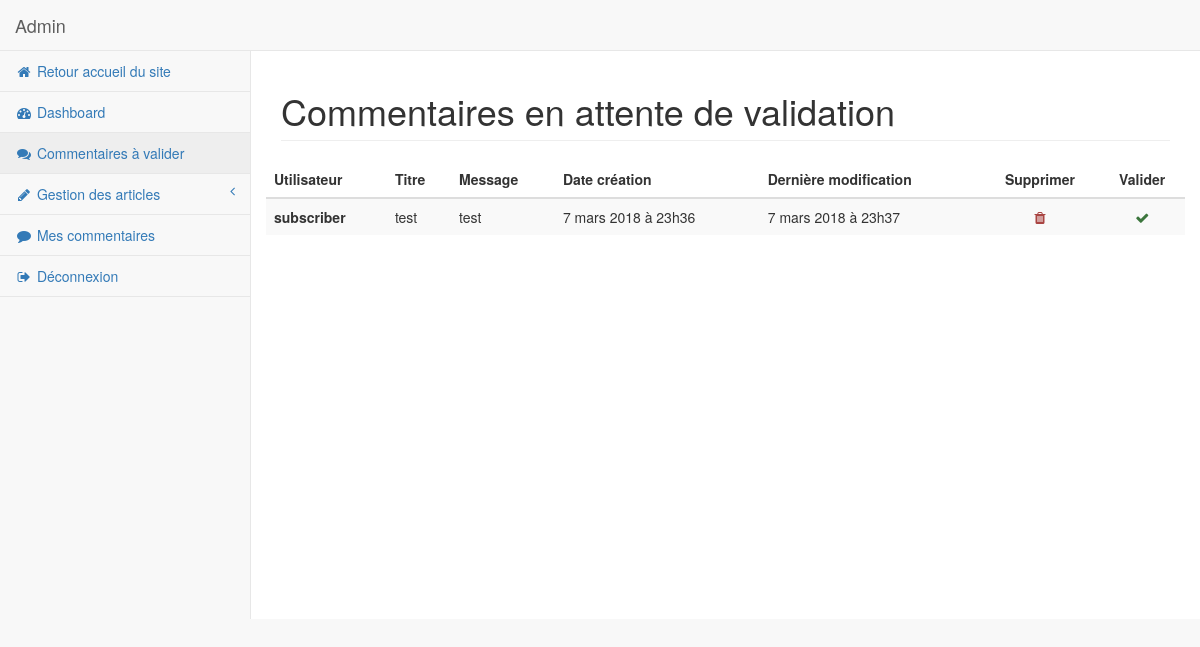
Screenshot of /index.php?action=admin&page=list_no_validated_comments (signed in) with the database file from the repository.
### tables this page shows
CREATE TABLE IF NOT EXISTS `comment` (
  `id` int(11) NOT NULL AUTO_INCREMENT,
  `title` varchar(255) NOT NULL,
  `content` text NOT NULL,
  `creation_date` datetime NOT NULL,
  `edit_date` datetime DEFAULT NULL,
  `id_article` int(11) NOT NULL,
  `id_user` int(11) NOT NULL,
  `status` tinyint(1) NOT NULL DEFAULT '0',
  PRIMARY KEY (`id`)
);

CREATE TABLE IF NOT EXISTS `user` (
  `id` int(11) NOT NULL AUTO_INCREMENT,
  `pseudo` varchar(255) NOT NULL,
  `email` varchar(255) NOT NULL,
  `password` varchar(255) NOT NULL,
  `id_role` tinyint(4) NOT NULL DEFAULT '0',
  PRIMARY KEY (`id`)
);

### Controller/Backend.php (called while the page is built, shortened)
<?php
class Backend
{
    public function listNoValidatedComment($action = null, $idComment = null)
    {
        $commentManager = new CommentManager();
        $comments = $commentManager->listCommentsNoValidated();
        require "View/backend/comments_no_validated.php";
    }
}

### index.php (called while the page is built, shortened)
<?php
try {
    $backend = new \Controller\Backend();
    $frontend = new \Controller\Frontend();
    if (isset($_GET['action'])) {
        if (isset($_SESSION['id'])) {
            if ($_GET['action'] == 'admin' && isset($_GET['page'])) {
                if ($_SESSION['role'] > 0) {
                    if ($_GET['page'] == 'list_no_validated_comments') {
                        if (isset($_GET['id']) && isset($_GET['do'])) {
                            $content = $backend->listNoValidatedComment($_GET['do'], $_GET['id']);
                        } else {
                            $content = $backend->listNoValidatedComment();
                        }
                    }
                }
            }
        }
    }
} catch (\Exception $e) {
    $errorMessage = $e->getMessage();
    $categories = $frontend::showCategories();
    require('View/frontend/error_messages.php');
}

### Model/Manager.php (called while the page is built, shortened)
<?php
class Manager
{
    protected $db;
    public function __construct()
    {
        $json = file_get_contents("config.json");
        $json = json_decode($json, true);
        $host = $json['db']['host'];
        $dbname = $json['db']['dbname'];
        $username = $json['db']['username'];
        $password = $json['db']['password'];
        $this->db = new \PDO("mysql:host=$host;dbname=$dbname", $username, $password);
        $this->db->setAttribute(\PDO::ATTR_ERRMODE, \PDO::ERRMODE_EXCEPTION);
        $this->db->exec("SET NAMES UTF8");
    }
    public function fetchAll($query, $data = array())
    {
        $query = $this->db->prepare($query);
        $query -> execute($data);
        $res   = $query->fetchAll(\PDO::FETCH_ASSOC);
        return $res;
    }
    public function fetch($query, $data = array())
    {
        $query = $this->db->prepare($query);
        $query -> execute($data);
        $res   = $query->fetch(\PDO::FETCH_ASSOC);
        return $res;
    }
}

### Model/CommentManager.php (called while the page is built, shortened)
<?php
class CommentManager extends Manager
{
    public function __construct()
    {
        $this->db = new Manager();
    }
    public function listCommentsNoValidated()
    {
        $datas = $this->db->fetchAll("SELECT * FROM comment WHERE status = 0 ORDER BY id ASC");
        $userManager = new UserManager();
        $comments=null;
        $i=0;
        foreach ($datas as $data) {
            $comments[$i]['comment'] = new Comment($data);
            $comments[$i]['user'] = $userManager->getUserById($comments[$i]['comment']->getIdUser());
            $i++;
        }
        return $comments;
    }
}

### Model/Comment.php (called while the page is built, shortened)
<?php
class Comment
{
    private $_id;
    private $_title;
    private $_content;
    private $_creationDate;
    private $_editDate;
    private $_idUser;
    public function hydrate($donnees)
    {
        foreach ($donnees as $attribut => $valeur) {
            $methode = 'set'.str_replace(' ', '', ucwords(str_replace('_', ' ', $attribut)));
        }
    }
    public function getId()
    {
        return $this->_id;
    }
    public function setId($id)
    {
        $this->_id = $id;
    }
    public function getTitle()
    {
        return htmlspecialchars($this->_title);
    }
    public function setTitle($title)
    {
        $this->_title = $title;
    }
    public function getContent()
    {
        return htmlspecialchars($this->_content);
    }
    public function setContent($content)
    {
        $this->_content = $content;
    }
    public function getCreationDate()
    {
        $helper = new Helper();
        return $helper->formatDate($this->_creationDate);
    }
    public function setCreationDate($creationDate)
    {
        $this->_creationDate = $creationDate;
    }
    public function getEditDate()
    {
        $helper = new Helper();
        return $helper->formatDate($this->_editDate);
    }
    public function setEditDate($editDate)
    {
        $this->_editDate = $editDate;
    }
    public function getIdUser()
    {
        return $this->_idUser;
    }
    public function setIdUser($idUser)
    {
        $this->_idUser = $idUser;
    }
}

### Model/UserManager.php (called while the page is built, shortened)
<?php
class UserManager extends Manager
{
    public function __construct()
    {
        $this->db = new Manager();
    }
    public function getUserById($id)
    {
        $data = $this->db->fetch("SELECT * FROM user WHERE id = :id", array('id' => $id));
        return new User($data);
    }
}

### Model/User.php (called while the page is built, shortened)
<?php
class User
{
    private $_pseudo;
    public function hydrate($donnees)
    {
        foreach ($donnees as $attribut => $valeur) {
            $methode = 'set'.str_replace(' ', '', ucwords(str_replace('_', ' ', $attribut)));
        }
    }
    public function getPseudo()
    {
        return htmlspecialchars($this->_pseudo);
    }
    public function setPseudo($pseudo)
    {
        $this->_pseudo = $pseudo;
    }
}

### Helper/Helper.php (called while the page is built, shortened)
<?php
class Helper
{
    public function formatDate($dateTime)
    {
        $formatter = new \IntlDateFormatter(
            'fr_FR',
            \IntlDateFormatter::LONG,
            \IntlDateFormatter::SHORT,
            'Europe/Paris',
            \IntlDateFormatter::GREGORIAN
        );
        $date = new \DateTime($dateTime);
        $date = $formatter->format($date);
        return str_replace(':', 'h', $date);
    }
}

### View/backend/comments_no_validated.php (the view, shortened to what this page needs)
    <div id="page-wrapper">
        <div class="row">
            <div class="col-lg-12">
                <h1 class="page-header">Commentaires en attente de validation</h1>
            </div>
        </div>
        <div class="row">
            <table class="table table-striped">
                <thead>
                <tr>
                    <th scope="col">Utilisateur</th>
                    <th scope="col">Titre</th>
                    <th scope="col">Message</th>
                    <th scope="col">Date création</th>
                    <th scope="col">Dernière modification</th>
                    <th class="text-center" scope="col">Supprimer</th>
                    <th class="text-center" scope="col">Valider</th>
                </tr>
                </thead>
                <tbody>
                <?php
                if (!is_null($comments)) {
                    foreach ($comments as $comment) {
                        echo '<tr>
                    <th scope="row">'.$comment['user']->getPseudo().'</th>
                    <td>'.$comment['comment']->getTitle().'</td>
                    <td>'.$comment['comment']->getContent().'</td>
                    <td>'.$comment['comment']->getCreationDate().'</td>
                    <td>'.$comment['comment']->getEditDate().'</td>
                    <td class="text-center"><a href="index.php?action=admin&page=list_no_validated_comments&do=delete&id='.$comment['comment']->getId().'" class="text-danger"><i class="fa fa-trash"></i></a></td>
                    <td class="text-center"><a href="index.php?action=admin&page=list_no_validated_comments&do=validate&id='.$comment['comment']->getId().'" class="text-success"><i class="fa fa-check"></i></a></td>
                </tr>';
                    }
                } else {
                    echo '<td colspan="7" class="text-center">Pas de commentaire à valider !</td>';
                }
                ?>
                </tbody>
            </table>
        </div>
    </div>
    </div>
<?php
require "View/backend/template.php";

### rows the page displays
comment: id_user.pseudo "subscriber", title "test", content "test", creation_date "7 mars 2018 à 23h36", edit_date "7 mars 2018 à 23h37"

### other values shown
$_SESSION['pseudo'] "Admin"
